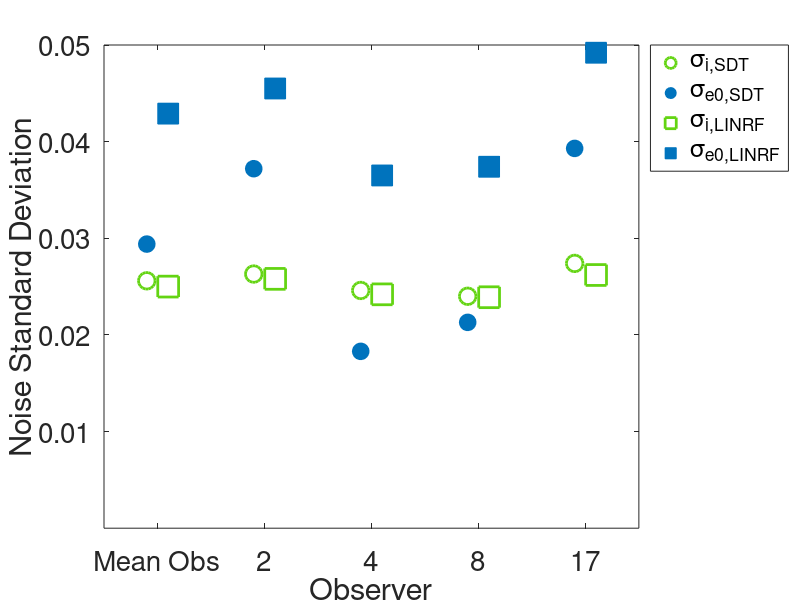

Reproduce this figure in MATLAB.
% This script plots Figure 6 of the Equivalent Noise paper.
% The figure is saved in the folder EquivalentNoisePaper/figuresAndData/Figures 
% as Figure6.pdf.
%
% The internal and external noise for various observers are given below.
% The noise of the SDT model were estimated by fitting the SDT model to the
% subject threshold data. 
% The noise for the LINRF model was estimated by 

% 
noiseEstimatedBySDTModel    = [24817   2       4       8       17;      % ObserverID
                               0.0256  0.0263  0.0246  0.0240  0.0274;  % Internal Noise
                               0.0294  0.0372  0.0183  0.0213  0.0393]; % External Noise

% noiseInModelGaussian = [24817   2       4       8       17;     % ObserverID
%                         18082.2 18490.2 17958.6 17636.1 18551.1];
% 
% % Value of C'                     
% valueOfCPrime        = [24817   2       4       8       17;     % ObserverID
%                         722600  716200  741300  738100  708200];
%                     
%                     
% valueOfSurround      = [24817    2           4           8           17;     % ObserverID
%                         -0.119734 -0.132154  -0.0833749  -0.0896376   -0.147739];

                  
noiseEstimatedByLINRFModel = [24817   2       4       8       17;      % ObserverID
                               0.0250  0.0258  0.0242  0.0239  0.0262;  % Internal Noise
                               0.0429  0.0455  0.0365  0.0374  0.0492]; % External Noise                                    
                  
figure;
hold on;
plot([0.9:4.9], noiseEstimatedBySDTModel(2,:),'o', 'MarkerSize', 12, 'color', [0.39,0.83,0.07], 'linewidth', 2);
plot([0.9:4.9], noiseEstimatedBySDTModel(3,:),'o', 'MarkerSize', 12, 'MarkerFaceColor', [0.00,0.45,0.74],'color', [0.00,0.45,0.74]);

plot([1.1:5.1], noiseEstimatedByLINRFModel(2,:), 's', 'MarkerSize', 15,'color', [0.39,0.83,0.07], 'linewidth', 2);
plot([1.1:5.1], noiseEstimatedByLINRFModel(3,:), 's', 'MarkerSize', 15, 'MarkerFaceColor', [0.00,0.45,0.74],'color', [0.00,0.45,0.74]);

legend({'\sigma_{i,SDT}', '\sigma_{e0,SDT}', '\sigma_{i,LINRF}', '\sigma_{e0,LINRF}'}, 'location', 'northeastoutside', 'FontSize',20)
xlim([0.5 5.5]);
ylim([0. 0.05]);
xticks([1:5]);
yticks([0.01:0.01:0.05]);
xticklabels({'Mean Obs', '2', '4','8', '17'});
box on;
set(gca, 'FontSize', 20);
xlabel('Observer');
ylabel('Noise Standard Deviation');